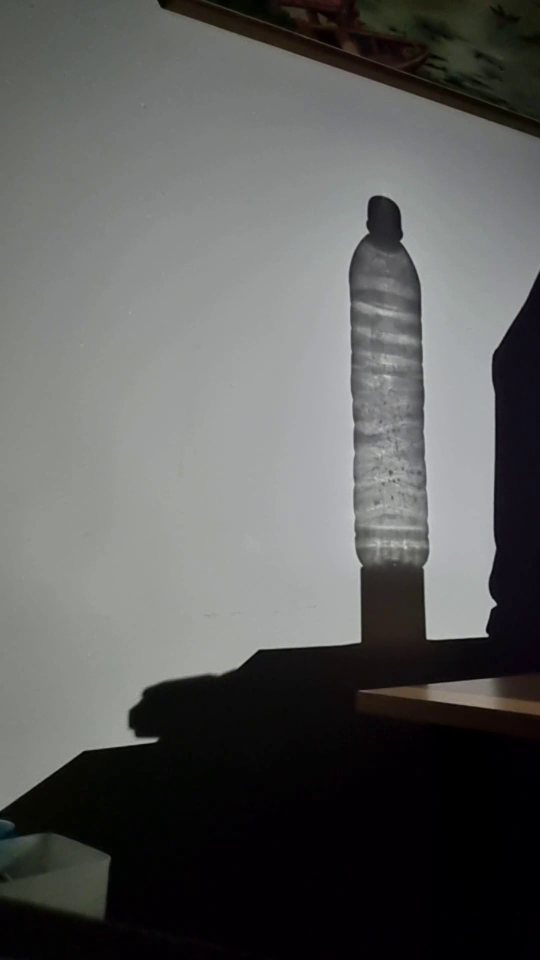
#> input picture codeData/imagen_botella_ejemplo.png, 1080 x 1920 px, given in place of Botella_1080p_60fps.mp4, which was not available (shown at 1/2 size)
$ jupyter execute --allow-errors 'Reconstrucción de tomografías computarizadas con luz visible.ipynb'   (older library calls are emulated)   (text cells are left out)
#> lines starting #> are read from the running program, lines starting #| are printed output that depends on the picture; after the words box and inside, x2 and y2 are one past the last pixel; in counts of white or black regions, pixels touching at a corner belong together; pictures that were not available may be replaced by others from this repository, and a replacement may not be noted
[cell 1]
import numpy as np
import matplotlib.pyplot as plt
import cv2
from scipy import signal
from tqdm import tqdm
from skimage.transform import iradon
import tifffile as tif
from IPython.core.display import HTML as Center

# import imagej

[cell 2]
Center(""" <style>
.output_png {
    display: table-cell;
    text-align: center;
    vertical-align: middle;
}
</style> """)

[cell 3]
# Ubicación del video
path = "Archivos/"

# Se carga el video de la botella:
bottle_video = cv2.VideoCapture(path + "Botella_4K_60fps.mp4")

# Información original del video:
n_frames = int(bottle_video.get(cv2.CAP_PROP_FRAME_COUNT))
fps = int(bottle_video.get(cv2.CAP_PROP_FPS))
duration = int(bottle_video.get(cv2.CAP_PROP_FRAME_COUNT)/bottle_video.get(cv2.CAP_PROP_FPS))
frame_width = int(bottle_video.get(cv2.CAP_PROP_FRAME_WIDTH))
frame_height = int(bottle_video.get(cv2.CAP_PROP_FRAME_HEIGHT))

print(f'Cantidad de frames: {n_frames}.')
print(f'FPS: {fps}.')
print(f'Duración: {duration} segundos.')
print(f'Resolución: {frame_width}x{frame_height} píxeles (4K).')

[cell 4]
# Por comodidad y tema de rendimiento, se pasa el video de 4K 60FPS a 1080p 60FPS:

fourcc1 = cv2.VideoWriter_fourcc(*'mp4v')
#> (the rest of this cell did not finish here and is left out)

[cell 5]
bottle_video = cv2.VideoCapture("codeData/Botella_1080p_60fps.mp4")

# Información modificada del video:
n_frames = int(bottle_video.get(cv2.CAP_PROP_FRAME_COUNT))
fps = int(bottle_video.get(cv2.CAP_PROP_FPS))
duration = int(bottle_video.get(cv2.CAP_PROP_FRAME_COUNT)/bottle_video.get(cv2.CAP_PROP_FPS))
frame_width = int(bottle_video.get(cv2.CAP_PROP_FRAME_WIDTH))
frame_height = int(bottle_video.get(cv2.CAP_PROP_FRAME_HEIGHT))

print(f'Cantidad de frames: {n_frames}.')
print(f'FPS: {fps}.')
print(f'Duración: {duration} segundos.')
print(f'Resolución: {frame_width}x{frame_height} píxeles (1080p FHD).')

[cell 6]
# Se busca el frame donde aparece la revista, el cual es usado para rectificar la grabación:
time_frame_for_reference = 6 # Momento en segundos donde se encuentra el frame en cuestión (selección manual al ver el video)
number_frame_for_reference = fps * time_frame_for_reference
print(f'El frame usado como referencia es el N°{number_frame_for_reference}.\n')

# Se extrae dicho frame del video:
bottle_video.set(cv2.CAP_PROP_POS_FRAMES, number_frame_for_reference-1) # CAP_PROP_POS_FRAMES = 0-based index of the frame to be decoded/captured next
# https://www.futurelearn.com/info/courses/introduction-to-image-analysis-for-plant-phenotyping/0/steps/305359
# https://stackoverflow.com/questions/33650974/opencv-python-read-specific-frame-using-videocapture
# https://docs.opencv.org/3.4/d4/d15/group__videoio__flags__base.html#gaeb8dd9c89c10a5c63c139bf7c4f5704d

success1, frame_for_reference = bottle_video.read()
#> frame_for_reference is the input picture: shape (1920, 1080, 3); mean B, G, R 91.8, 92.9, 92.3
cv2.imwrite('codeData/imagen_referencia.png', frame_for_reference)

# Se muestra la imagen a través de una ventana con una resolución de 432x768 píxeles:
# https://answers.opencv.org/question/84985/resizing-the-output-window-of-imshow-function/
cv2.namedWindow("Window", cv2.WINDOW_NORMAL)
cv2.resizeWindow("Window", 432, 768)
cv2.imshow('Window', frame_for_reference)
cv2.waitKey(0) # https://stackoverflow.com/questions/51143458/difference-in-output-with-waitkey0-and-waitkey1
cv2.destroyAllWindows()

# Una vez seleccionado el frame, se setea el video de nuevo a 0:
bottle_video.set(cv2.CAP_PROP_POS_FRAMES, 0)

# Se busca otro frame para mostrar de ejemplo el resultado de la transformación de forma clara:
time_frame_bottle_ex = 16 # Momento en segundos donde se encuentra el frame en cuestión (selección manual al ver el video)
bottle_video.set(cv2.CAP_PROP_POS_FRAMES, (fps*time_frame_bottle_ex)-1) # CAP_PROP_POS_FRAMES = 0-based index of the frame to be decoded/captured next
success2, frame_bottle_ex_read = bottle_video.read()
cv2.imwrite('codeData/imagen_botella_ejemplo.png', frame_bottle_ex_read)
bottle_video.set(cv2.CAP_PROP_POS_FRAMES, 0)
frame_bottle_ex = cv2.imread('codeData/imagen_botella_ejemplo.png')

[cell 7]
# https://medium.com/analytics-vidhya/opencv-perspective-transformation-9edffefb2143
# https://www.youtube.com/watch?v=y1EgAzQLB_o

frame_reference_lines = cv2.imread('Archivos/imagen_referencia_lineas.png')
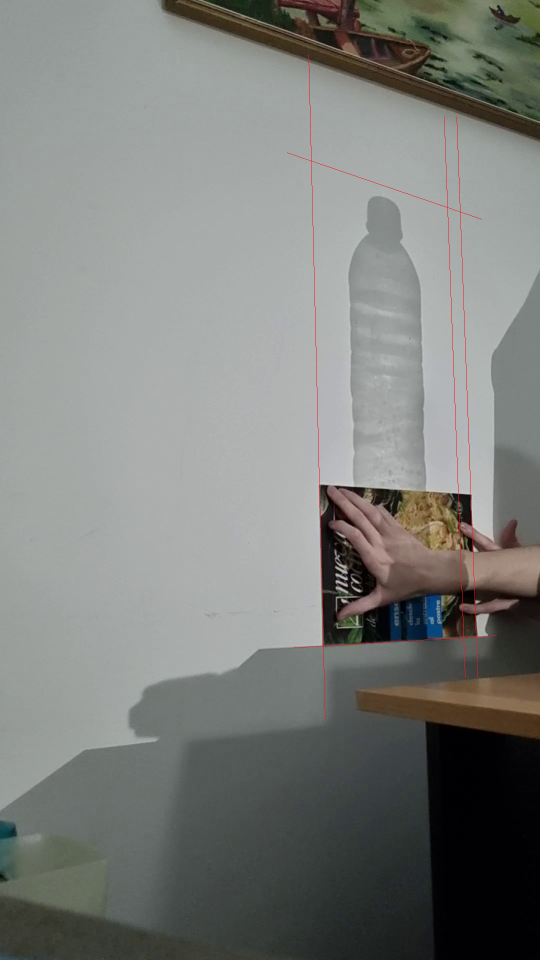
#> input picture Archivos/imagen_referencia_lineas.png, 1080 x 1920 px (shown at 1/2 size)
#> frame_reference_lines is the input picture: shape (1920, 1080, 3); mean B, G, R 124.4, 127.6, 125.2

# Coordenadas de referencia ordenados en top left, top right, bottom left, bottom right:
pts_source = np.float32([[622,318],[894,420],[648,1290],[926,1269]])

# Coordenadas del destino ordenadas en top left, top right, bottom left, bottom right:
pts_destination = np.float32([[0,0],[1080,0],[0,1920],[1080,1920]])

for val in pts_source:
    cv2.circle(frame_reference_lines,center = (int(val[0]),int(val[1])), radius = 5, color = (0,255,0), thickness = -1)
#> frame_reference_lines: shape (1920, 1080, 3); 0.02% of pixels changed, all inside (x1, y1, x2, y2) = (617, 313, 932, 1296)

cv2.namedWindow("Puntos", cv2.WINDOW_NORMAL)
cv2.resizeWindow("Puntos", 432, 768)
cv2.imshow("Puntos", frame_reference_lines)
cv2.waitKey(0)
cv2.destroyAllWindows()

# Se obtiene la matriz de transformación para este caso:
transformation_matrix = cv2.getPerspectiveTransform(pts_source,pts_destination)
#> transformation_matrix = [[2.73, -0.0731, -1676.3], [-0.606, 1.62, -137], [-0.000376, 4.19e-05, 1]]

# Se muestran dos ejemplos para ver cómo quedó:
transformation_frame_ex1 = cv2.warpPerspective(frame_bottle_ex,transformation_matrix,(1080,1920))
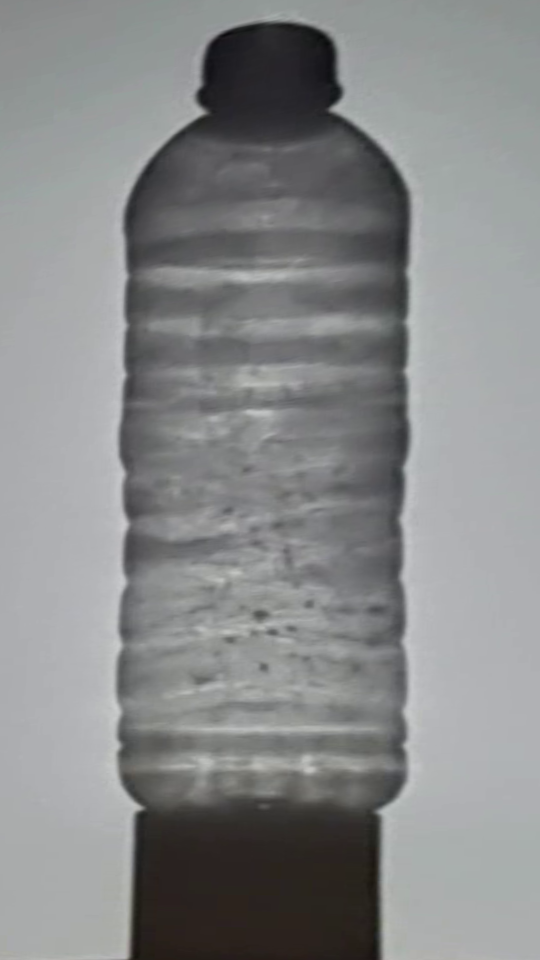
#> transformation_frame_ex1: shape (1920, 1080, 3) (shown at 1/2 size); mean B, G, R 137.7, 137.3, 135.8
transformation_frame_ex2 = cv2.warpPerspective(frame_reference_lines,transformation_matrix,(1080,1920))
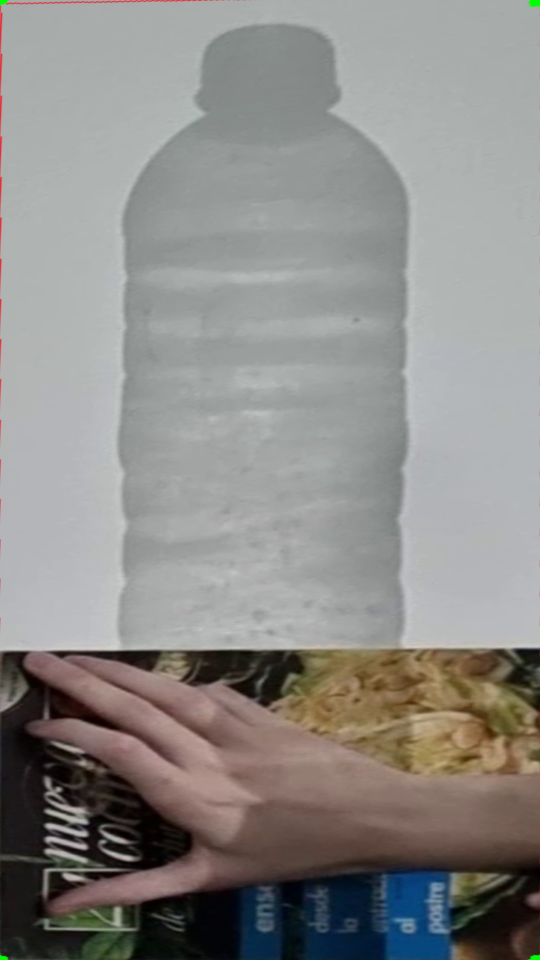
#> transformation_frame_ex2: shape (1920, 1080, 3) (shown at 1/2 size); mean B, G, R 136.6, 139.1, 140.4

#> (the rest of this cell did not finish here and is left out)

[cell 8]
# Se repite lo mismo para cada uno de los frames del video:

fourcc = cv2.VideoWriter_fourcc(*'mp4v') # Codec para formato MP4
#> fourcc = 1983148141
out2 = cv2.VideoWriter('codeData/Botella_transformed.mp4',fourcc, bottle_video.get(cv2.CAP_PROP_FPS),(1080,1920))

while True:
    success3, frame_to_transform = bottle_video.read()
    if success3 == True:
        transformed_frame = cv2.warpPerspective(frame_to_transform,transformation_matrix,(1080,1920))
        out2.write(transformed_frame)
    else:
        break

bottle_video.release()
out2.release()
cv2.destroyAllWindows()
